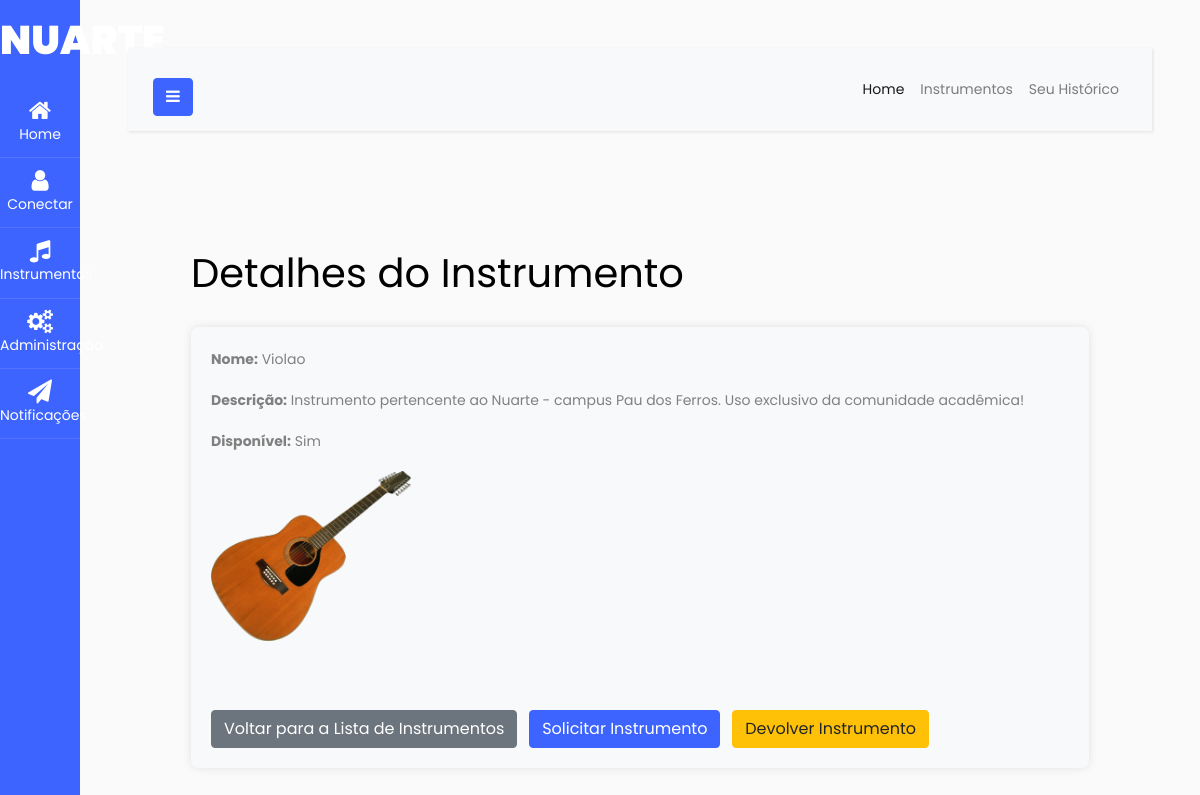
The page /detalhes_instrumento/16/ on the database its author committed.
### nuarte/models.py (models this page shows, shortened)
class Instrumento(models.Model):
    nome = models.CharField(max_length=100)
    descricao = models.TextField()
    disponivel = models.BooleanField(default=True)
    imagem = models.ImageField(upload_to='instrumentos/', null=True, blank=True)

### nuarte/views.py (the view)
# urls.py: path('detalhes_instrumento/<int:pk>/', InstrumentoDetailView.as_view(), name='detalhes_instrumento'),
class InstrumentoDetailView(DetailView):
    model = Instrumento
    template_name = 'nuarte/detalhes_instrumento.html'
    context_object_name = 'instrumento'

### nuarte/templates/nuarte/detalhes_instrumento.html (shortened to what this page needs)
{% extends 'base.html' %}
{% block content %}
  <div class="container mt-4">
    <h1 class="mb-4">Detalhes do Instrumento</h1>
    <div class="instrumento-details">
      <p><strong>Nome:</strong> {{ instrumento.nome }}</p>
      <p><strong>Descrição:</strong> {{ instrumento.descricao }}</p>
      <p><strong>Disponível:</strong> {% if instrumento.disponivel %}Sim{% else %}Não{% endif %}</p>
      {% if instrumento.imagem %}
        <div class="instrumento-image">
          <img src="{{ instrumento.imagem.url }}" alt="{{ instrumento.nome }}" class="img-fluid rounded">
        </div>
      {% endif %}
      <div class="mt-4">
        <a href="{% url 'nuarte:listar_instrumentos' %}" class="btn btn-secondary mr-2">Voltar para a Lista de Instrumentos</a>
        <a href="{% url 'nuarte:solicitar_instrumento' %}" class="btn btn-primary mr-2">Solicitar Instrumento</a>
        <a href="{% url 'nuarte:devolver_instrumento' instrumento.id %}" class="btn btn-warning mr-2">Devolver Instrumento</a>
      </div>
    </div>
  </div>
{% endblock %}

### nuarte/templates/nuarte/detalhes_instrumento.html (style rules this page uses)
.container { max-width: 100%; }
.instrumento-details { background-color: #f8f9fa; padding: 20px; border-radius: 8px; box-shadow: 0 0 10px rgba(0, 0, 0, 0.1); }
.instrumento-image { width: 200px; height: 200px; overflow: hidden; border-radius: 8px; margin-top: 15px; }
img { width: 100%; height: 100%; object-fit: cover; }
.btn { margin-top: 15px; }

### rows shown on the page
Instrumento: nome "Violao", descricao "Instrumento pertencente ao Nuarte - campus Pau dos Ferros. Uso exclusivo da comunidade acadêmica!", imagem (picture)
